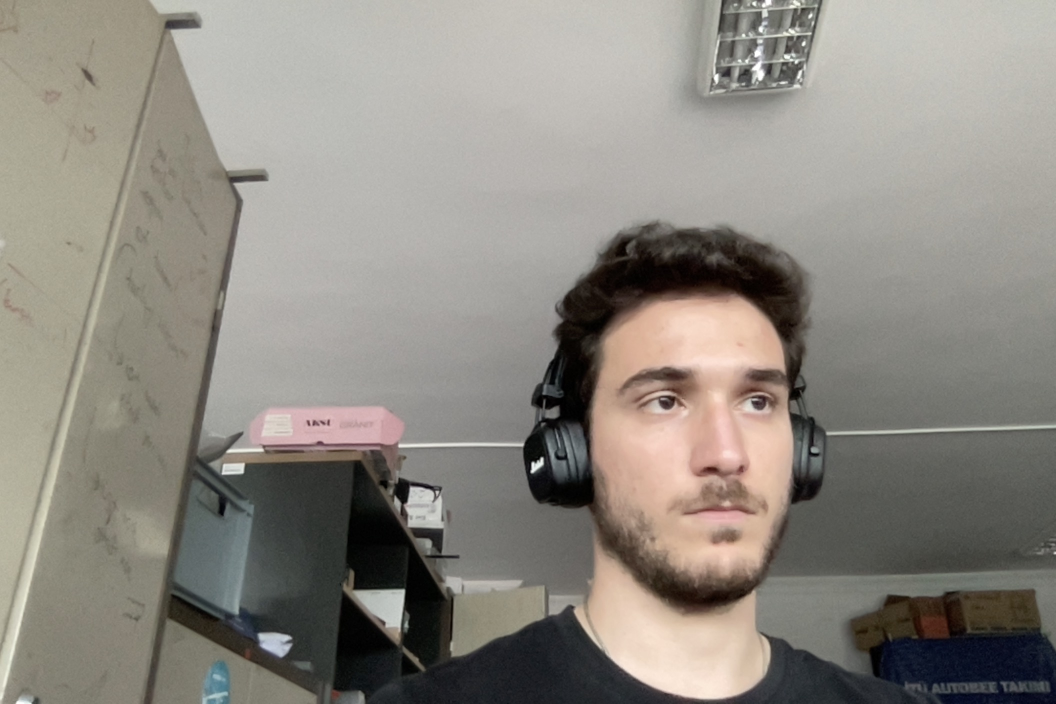
#> input picture test2.jpg, 2112 x 1408 px (shown at 1/2 size)
$ python cam2.py
#> lines starting #> are read from the running program, lines starting #| are printed output that depends on the picture
import cv2
import numpy as np


def camCombine(frameL,frameR,overlap):
    # İki kameradan alınan kareleri aynı boyuta getiriyoruz

    if frameL.shape[0] == frameR.shape[0] and frameL.shape[1] == frameR.shape[1]:
        h = frameL.shape[0]
        w = frame1.shape[1]
        frameL = frameL[:h, : w - overlap]
        frameR = frame2[:h, overlap :]

        # İki kareyi yatay olarak birleştiriyoruz
        combined_frame = np.hstack((frameL, frameR))


        return combined_frame

    else:
        return None


frame1 = cv2.imread("test2.jpg")
#> frame1 is the input picture: shape (1408, 2112, 3); mean B, G, R 129.3, 136.8, 141.3
frame2 = cv2.imread("test1.jpg")
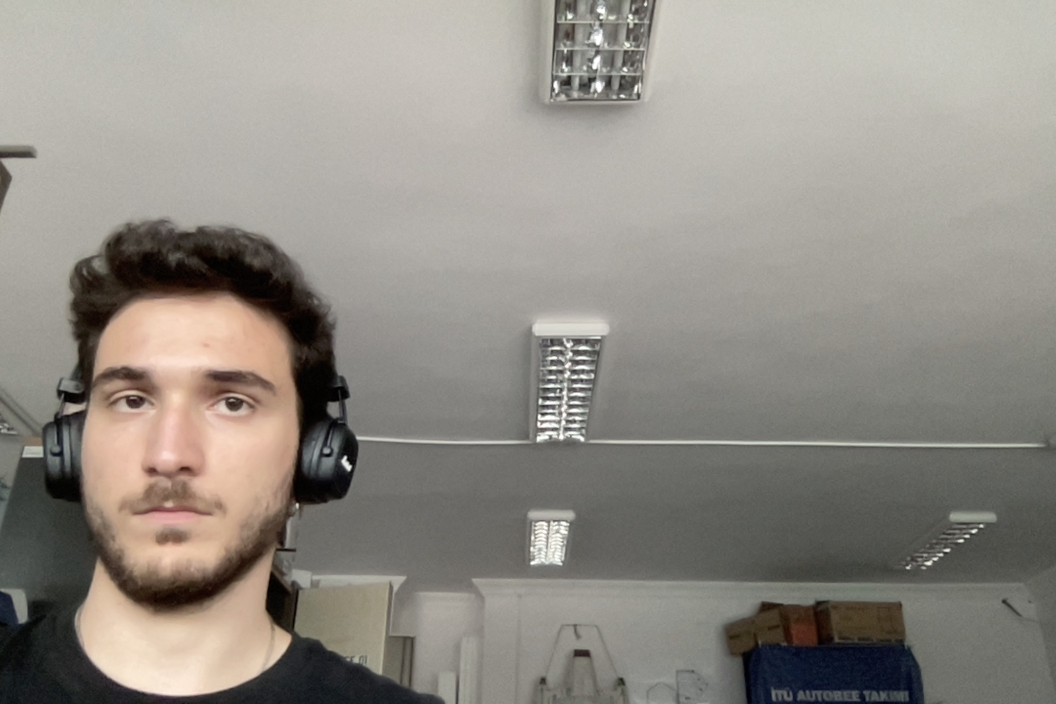
#> input picture test1.jpg, 2112 x 1408 px (shown at 1/2 size)
#> frame2 is the input picture: shape (1408, 2112, 3); mean B, G, R 133, 140.2, 144.8

width = frame1.shape[1]
#> width = 2112
heigth = frame1.shape[0]
#> heigth = 1408
print(f"{width}x{heigth}")
#| 2112x1408


# görüntüde hsv değerleri bulunup not edilir

def empty(img):
    pass

cv2.namedWindow("TrackBar")  # istenilen rengin filtrelenmei için trackbar oluşturma
cv2.resizeWindow("TrackBar", heigth+30, width*2, )
cv2.createTrackbar("overlap", "TrackBar", 0, width*2, empty)
#> slider 'overlap' is set to 100

# click s to save click q to quit


while True:  # sürekli kamerayı okutur


    overlap = cv2.getTrackbarPos("overlap", "TrackBar")


    combined = camCombine(frame1, frame2,overlap)
#> in camCombine, `frameL = frameL[:h, : w - overlap]`:
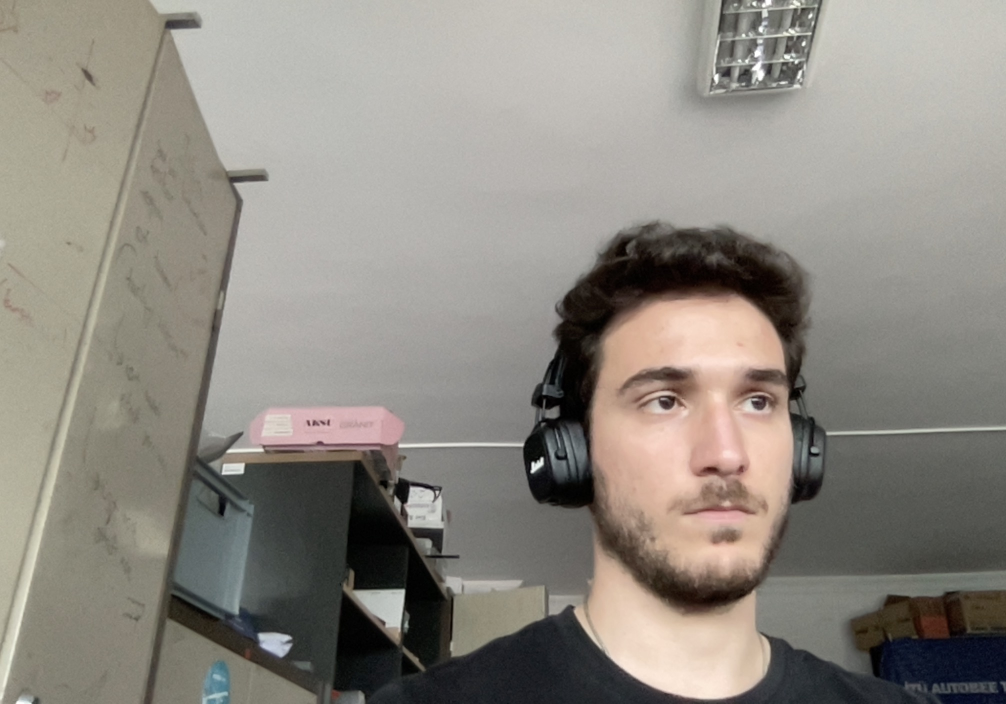
#> frameL: shape (1408, 2012, 3) (shown at 1/2 size); mean of channels 0, 1, 2 129.6, 137.3, 142; drawn as B, G, R
#> in camCombine, `frameR = frame2[:h, overlap :]`:
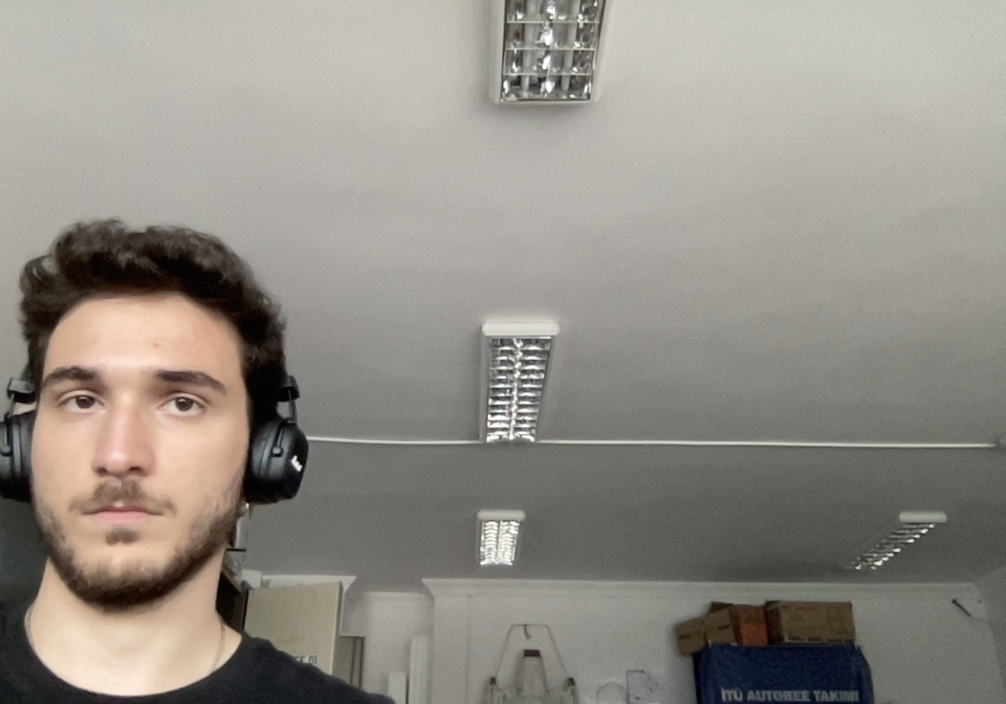
#> frameR: shape (1408, 2012, 3) (shown at 1/2 size); mean B, G, R 133.6, 141, 145.8
#> in camCombine, `combined_frame = np.hstack((frameL, frameR))`:
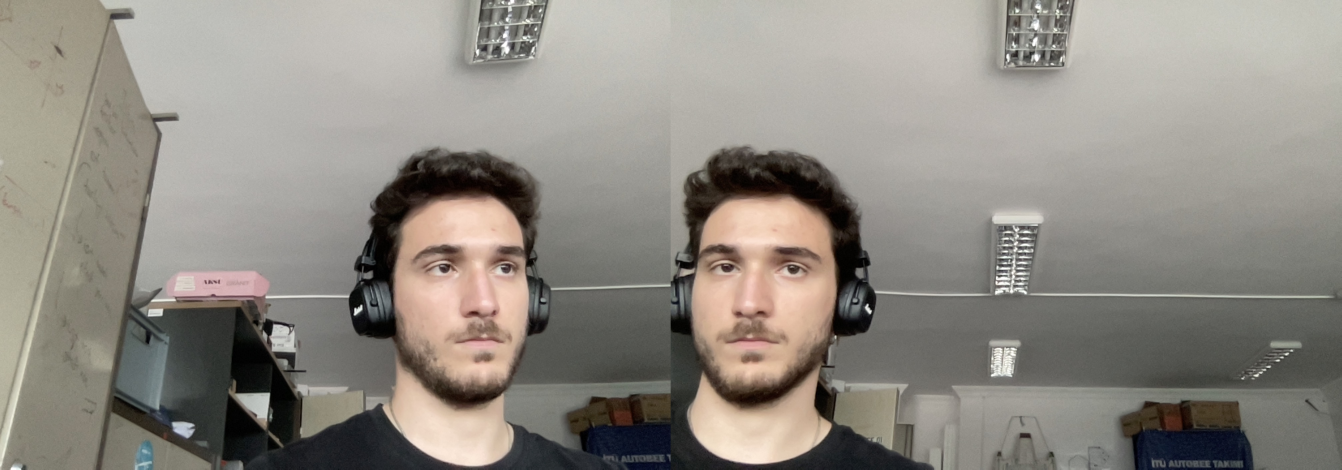
#> combined_frame: shape (1408, 4024, 3) (shown at 1/3 size); mean of channels 0, 1, 2 131.6, 139.1, 143.9; drawn as B, G, R

    cv2.putText(combined, "left cam", (int(0), 25), cv2.FONT_HERSHEY_SIMPLEX, 0.7, (0, 255, 255), 1, cv2.LINE_AA)
    cv2.putText(combined, "right cam" , (int(width-10), 25), cv2.FONT_HERSHEY_SIMPLEX, 0.7, (0, 255, 255), 1, cv2.LINE_AA)


    cv2.imshow("TrackBar", combined)  # img görüntüsünü gösteriyor
    cv2.getTrackbarPos("TrackBar", "Frame")
    k = cv2.waitKey(1)
#> (key q is pressed here)

    if k == ord('q'):
        break

    if k == ord('s'):
        print("overlap: " + str(overlap))


cv2.destroyAllWindows()
